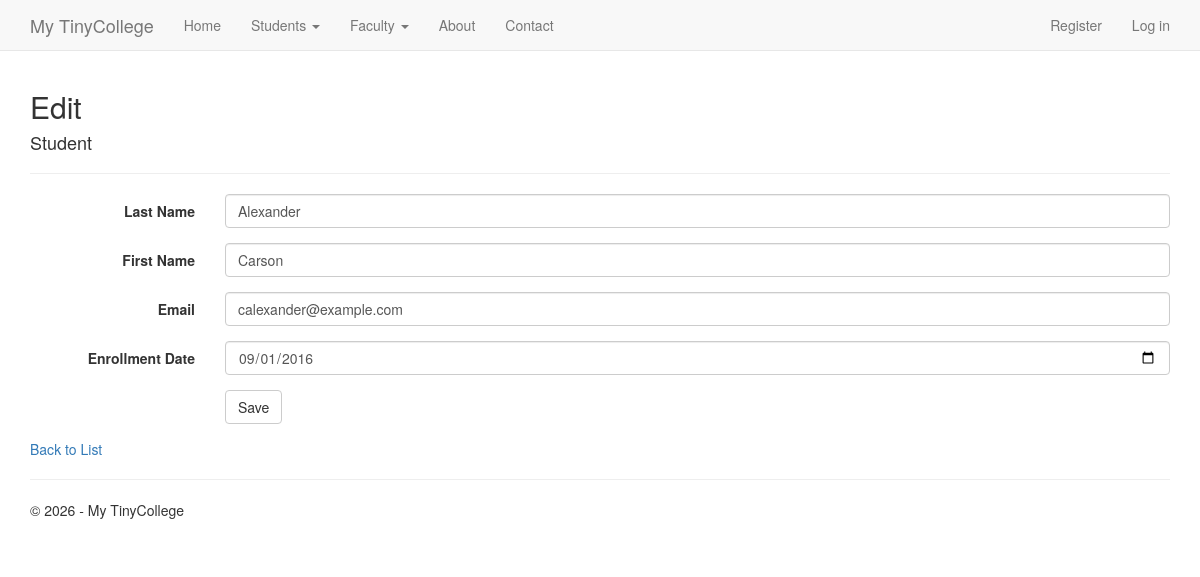
The app's page /public/index.php?r=student/edit/1 with its own data.
### tables this page shows
CREATE TABLE `students` (
  `ID` INT NOT NULL AUTO_INCREMENT,
  `LastName` VARCHAR(65) NOT NULL,
  `FirstName` VARCHAR(50) NOT NULL,
  `Email` VARCHAR(255) NULL DEFAULT NULL,
  `EnrollmentDate` DATE NOT NULL,
  PRIMARY KEY (`ID`),
  INDEX `idx_students_names` (`LastName`, `FirstName`)
);

### public/index.php (called while the page is built, shortened)
<?php
require dirname(__DIR__) . '/includes/bootstrap.php';
require dirname(__DIR__) . '/includes/router.php';
$route = isset($_GET['r']) ? (string) $_GET['r'] : 'home/index';
$result = app_dispatch($route);
$data = $result['data'];
extract($data, EXTR_SKIP);
$viewFile = dirname(__DIR__) . '/views/' . $result['view'] . '.php';
require $viewFile;
require dirname(__DIR__) . '/views/layout.php';

### config/config.php (called while the page is built)
<?php
return [
    'db' => [
        'dsn' => 'mysql:host=127.0.0.1;dbname=mytinycollege;charset=utf8mb4',
        'user' => 'root',
        'pass' => '',
        'options' => [
            PDO::ATTR_ERRMODE => PDO::ERRMODE_EXCEPTION,
            PDO::ATTR_DEFAULT_FETCH_MODE => PDO::FETCH_ASSOC,
        ],
    ],
    'app' => [
        'base_url' => '',
        'name' => 'My TinyCollege',
    ],
];

### includes/Database.php (called while the page is built, shortened)
<?php
final class Database
{
    private static ?PDO $pdo = null;
    public static function pdo(): PDO
    {
        $config = require dirname(__DIR__) . '/config/config.php';
        $db = $config['db'];
        self::$pdo = new PDO($db['dsn'], $db['user'], $db['pass'], $db['options'] ?? []);
        return self::$pdo;
    }
}

### src/Repositories/StudentRepository.php (called while the page is built, shortened)
<?php
final class StudentRepository
{
    public function find(int $id): ?array
    {
        $st = Database::pdo()->prepare('SELECT ID, LastName, FirstName, Email, EnrollmentDate FROM students WHERE ID = :id LIMIT 1');
        $st->execute([':id' => $id]);
        $row = $st->fetch();
        return $row === false ? null : $row;
    }
}

### includes/router.php (called while the page is built, shortened)
<?php
function app_dispatch(string $route): array
{
    $route = strtolower(trim($route, '/'));
    $students = new StudentRepository();
    $enrollments = new EnrollmentRepository();
    if (preg_match('#^student/details/(\d+)$#', $route, $m)) {
        $id = (int) $m[1];
        $student = $students->find($id);
        if ($student === null) {
            return ['view' => 'errors/http', 'data' => ['title' => 'Not Found', 'message' => 'Student not found.'], 'code' => 404];
        }
        $en = $enrollments->forStudent($id);
        return ['view' => 'student/details', 'data' => ['title' => 'Details', 'student' => $student, 'enrollments' => $en]];
    }
    if (preg_match('#^student/edit/(\d+)$#', $route, $m) && !is_post()) {
        $id = (int) $m[1];
        $student = $students->find($id);
        return ['view' => 'student/edit', 'data' => ['title' => 'Edit', 'errors' => [], 'model' => $student]];
    }
    return ['view' => 'errors/http', 'data' => ['title' => 'Not Found', 'message' => 'Page not found.'], 'code' => 404];
}

### includes/bootstrap.php (called while the page is built, shortened)
<?php
require_once dirname(__DIR__) . '/includes/helpers.php';
require_once dirname(__DIR__) . '/includes/Database.php';
spl_autoload_register(static function (string $class): void {
    $prefix = 'App\\';
    $rel = str_replace('\\', '/', substr($class, strlen($prefix)));
    $base = dirname(__DIR__) . '/src/';
    $file = $base . $rel . '.php';
});

### includes/helpers.php (called while the page is built, shortened)
<?php
function e(?string $s): string
{
    return htmlspecialchars($s ?? '', ENT_QUOTES | ENT_HTML5, 'UTF-8');
}
function public_directory_url_path(): string
{
    $configPath = dirname(__DIR__) . '/config/config.php';
    $config = require $configPath;
    $configured = trim((string) ($config['app']['base_url'] ?? ''));
    $sf = str_replace('\\', '/', (string) ($_SERVER['SCRIPT_FILENAME'] ?? ''));
    $sn = str_replace('\\', '/', (string) ($_SERVER['SCRIPT_NAME'] ?? '/index.php'));
    $dir = dirname($sf);
    return rtrim(dirname($sn), '/');
}
function url(string $route, array $query = []): string
{
    $q = array_merge(['r' => $route], $query);
    $configPath = dirname(__DIR__) . '/config/config.php';
    $config = require $configPath;
    $configured = trim((string) ($config['app']['base_url'] ?? ''));
    $root = public_directory_url_path();
    return $root . '/index.php?' . http_build_query($q);
}

### views/student/edit.php (the view, shortened to what this page needs)
<h2>Edit</h2>
<form method="post" action="<?= e(url('student/edit/' . (int) $model['ID'])) ?>" class="form-horizontal">
    <h4>Student</h4>
    <hr>
    <div class="form-group">
        <label class="control-label col-md-2" for="LastName">Last Name</label>
        <div class="col-md-10">
            <input type="text" name="LastName" id="LastName" class="form-control" value="<?= e((string) $model['LastName']) ?>" maxlength="65" required>
        </div>
    </div>
    <div class="form-group">
        <label class="control-label col-md-2" for="FirstName">First Name</label>
        <div class="col-md-10">
            <input type="text" name="FirstName" id="FirstName" class="form-control" value="<?= e((string) $model['FirstName']) ?>" maxlength="50" required>
        </div>
    </div>
    <div class="form-group">
        <label class="control-label col-md-2" for="Email">Email</label>
        <div class="col-md-10">
            <input type="email" name="Email" id="Email" class="form-control" value="<?= e((string) ($model['Email'] ?? '')) ?>">
        </div>
    </div>
    <div class="form-group">
        <label class="control-label col-md-2" for="EnrollmentDate">Enrollment Date</label>
        <div class="col-md-10">
            <input type="date" name="EnrollmentDate" id="EnrollmentDate" class="form-control" value="<?= e((string) $model['EnrollmentDate']) ?>" required>
        </div>
    </div>
    <div class="form-group">
        <div class="col-md-offset-2 col-md-10">
            <button type="submit" class="btn btn-default">Save</button>
        </div>
    </div>
</form>
<p><a href="<?= e(url('student/index')) ?>">Back to List</a></p>

### records on screen
students: LastName "Alexander", FirstName "Carson", Email "calexander@example.com", EnrollmentDate "09/01/2016"
